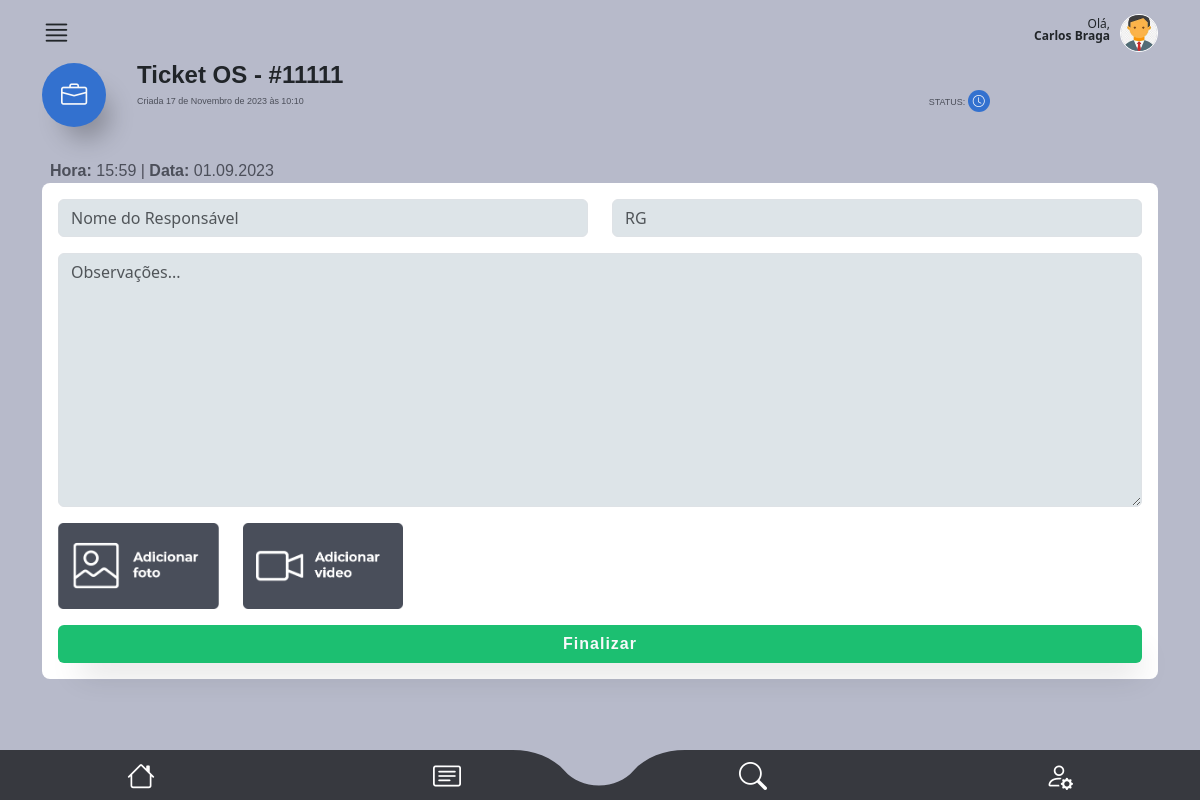
Page /main/finalizar_os/7 (signed in) on the committed database.
### authentication/models.py (models this page shows, shortened)
class CustomUser(AbstractUser):
    telefone = models.CharField(max_length=15, null=False)
    endereco = models.ForeignKey(
        Endereco, on_delete=models.CASCADE, null=True, default=None
    )
    foto = models.ImageField(upload_to="img/perfil_user/", null=True, blank=True)
    email = models.EmailField(unique=True)

### staff/models.py (models this page shows, shortened)
class OrdemDeServico(models.Model):
    ticket = models.CharField(max_length=200, unique=True)
    tecnico = models.ForeignKey(
        CustomUser, on_delete=models.CASCADE, related_name="ordens_técnico", null=True, default=None
    )
    staff = models.ForeignKey(
        CustomUser, on_delete=models.CASCADE, related_name="ordens_staff"
    )
    descricao = models.TextField(max_length=600)
    previsao_chegada = models.DateTimeField(editable=True)
    previsao_execucao = models.DateTimeField(editable=True)
    material = models.CharField(max_length=100, validators=[MinLengthValidator(3)])
    equipamento = models.CharField(max_length=100, validators=[MinLengthValidator(3)])
    data_criacao = models.DateTimeField(auto_now_add=True)
    cliente = models.ForeignKey(Cliente, on_delete=models.CASCADE)
    endereco = models.ForeignKey(Endereco, on_delete=models.CASCADE)
    contrato = models.CharField(max_length=700, null=True, blank=True)
    atividade = models.CharField(max_length=50, choices=ACTIVITY_CHOICES)
    status_tecnico = models.CharField(max_length=50, choices=TECNICAL_CHOICES)
    status = models.CharField(
        max_length=10, choices=STATUS_CHOICES, default="Aguardando"
    )
    atraso_em_minutos = models.CharField(max_length=50, choices=ATRASO_CHOICES)
    atraso_descricao = models.TextField(max_length=400)
    descricao_reagendamento = models.TextField(max_length=400)
    vezes_reagendada = models.IntegerField(default=0)

### main/views.py (the view, shortened to what this page needs)
# urls.py: path("finalizar_os/<int:ordem_id>", views.finalizar_os, name="finalizar_os"),
@is_tecnico_and_owner
def finalizar_os(request, ordem_id):
    try:
        if request.method == "GET":
            historico_form = HistoricoOsFinalizadaForm()
            user = request.user
            ordem = get_object_or_404(
                OrdemDeServico,
                id=ordem_id,
                status__in=["Atenção", "Urgente", "Aguardando", "Concluído"],
            )
            if ordem.status == "Concluído":
                return HttpResponse("Ordem de Serviço já finalizada")
            ordem.status_tecnico = "Finalizado"
            ordem.save()
            return render(
                request,
                "finalizar_os.html",
                {"ordem": ordem, "user": user, "historico_form": historico_form},
            )
        return HttpResponse("Método não permitido")
    except Exception as e:
        return render(request, "error.html", {"error_message": str(e)})

### staff/forms.py
class HistoricoOsFinalizadaForm(forms.ModelForm):
    class Meta:
        model = HistoricoOsFinalizada
        exclude = ["ordem_de_servico"]
    def __init__(self, *args, **kwargs):
        super(HistoricoOsFinalizadaForm, self).__init__(*args, **kwargs)
        for field_name, field in self.fields.items():
            if "class" in field.widget.attrs:
                field.widget.attrs["class"] += " form-control"
            else:
                field.widget.attrs["class"] = "form-control"
        self.fields["nome_responsavel"].widget.attrs[
            "placeholder"
        ] = "Nome do Responsável"
        self.fields["rg_responsavel"].widget.attrs["placeholder"] = "RG"
        self.fields["observacoes"].widget.attrs["placeholder"] = "Observações..."

### main/helpers.py (called while the page is built)
def is_tecnico_and_owner(view_func):
    @wraps(view_func)
    def _wrapped_view(request, ordem_id, *args, **kwargs):
        user = request.user
        try:
            ordem = OrdemDeServico.objects.get(id=ordem_id)
            if user.groups.filter(name="Técnico").exists() and ordem.tecnico == user:
                return view_func(request, ordem_id, *args, **kwargs)
        except OrdemDeServico.DoesNotExist:
            return HttpResponse("Os não existe")
        return HttpResponse(
            "Acesso não autorizado"
        )  # Ou redirecione para uma página de erro
    return _wrapped_view

### main/templates/finalizar_os.html (shortened to what this page needs)
{% extends "base2.html" %} {%load static%}
{% block rest %}
<section id="detalhes_oc_scr">
  <div class="container">
    <div id="oc_detalhes">
      <div class="oc_titulo mb-1 mb-md-3">
        <div class="row">
          <div class="col-3 col-md-1">
            <div class="icon bg01">
              <i class="bi bi-briefcase text-light"></i>
            </div>
          </div>
          <div class="col-9 col-md-10">
            <h4 class="font-bold">Ticket OS - #{{ordem.ticket}}</h4>
            <div class="row">
              <div class="col-8 col-md-10">
                <p class="font-medium color04">
                  Criada {{ordem.data_criacao}}
                </p>
              </div>
              <div class="col-4 col-md-2">
                <p class="font-medium color04">
                  STATUS:
                  <span class="icon_sm bg01"
                    ><i class="bi bi-clock text-light"></i
                  ></span>
                </p>
              </div>
            </div>
          </div>
        </div>
      </div>
      <div class="oc_ocorrencia">
        <label class="mt-3 ms-2 font-medium color04 fs-6"
          ><span class="font-bold">Hora:</span> 15:59 |
          <span class="font-bold">Data:</span> 01.09.2023</label
        >
        <div class="detalhes_ocorrencia">
          <form
            method="POST"
            id="form_finalizar_os"
            enctype="multipart/form-data"
            class="row"
            action="{% url 'finalizar_os' ordem.id %}"
          >
            <div class="col-6">
              {{historico_form.nome_responsavel}}
            </div>
            <div class="col-6">
              {{historico_form.rg_responsavel}}
            </div>
            <div class="col-12 mt-3">
              {{historico_form.observacoes}}
            </div>
            <div class="col-6 col-md-2 mt-3">
              <div class="btn_wrapper">
                <img
                  src="{% static 'assets/img/btn_add_picture.png' %}"
                  class="w-100"
                />
              </div>
            </div>
            <div class="col-6 col-md-2 mt-3">
              <div class="btn_wrapper">
                <img
                  src="{% static 'assets/img/btn_add_video.png' %}"
                  class="w-100"
                />
              </div>
            </div>
            <div class="col-12">
              <button
                type="submit"
                class="btn bg02 text-light w-100 box-shadow fs-6 font-bold mt-3"
              >
                Finalizar
              </button>
            </div>
          </form>
        </div>
      </div>
    </div>
  </div>
</section>
{% endblock %}

### main/templates/base2.html (shortened to what this page needs)
{%load static%}
<!DOCTYPE html>
<html lang="en" data-bs-theme="auto">
  <head>
    <link
      rel="stylesheet"
      href="https://cdn.jsdelivr.net/npm/@docsearch/css@3"
    />
    <link
      rel="stylesheet"
      href="https://cdn.jsdelivr.net/npm/bootstrap-icons@1.11.1/font/bootstrap-icons.css"
    />
    <link
      href="{% static 'assets/dist/css/bootstrap.min.css' %}"
      rel="stylesheet"
    />
    <link href="{% static 'assets/css/app_mamminfo.css' %}" rel="stylesheet" />
  </head>
  <body>
    <main class="bg03">
      <header>
        <div class="container">
          <div id="super_menu">
            <div class="row">
              <div class="col-3 text-start">
                <i class="bi bi-justify i_main"></i>
              </div>
              <div class="col-9 text-end">
                <p class="mt-2">
                  Olá,<br />
                  <strong>{{ user.first_name }} {{ user.last_name }}</strong>
                </p>
                <div class="photo_user mt-1">
                  {% if request.user.foto %}
                  <img src="{{ request.user.foto.url }}" alt="User Photo" />
                  {% else %}
                  <img
                    src="https://cdn-icons-png.flaticon.com/512/3106/3106807.png?auto=format&fit=crop&q=80&w=1760&ixlib=rb-4.0.3&ixid=M3wxMjA3fDB8MHxwaG90by1wYWdlfHx8fGVufDB8fHx8fA%3D%3D"
                    alt=""
                  />
                  {% endif %}
                </div>
              </div>
            </div>
          </div>
        </div>
      </header>
      {% block rest %}{% endblock %}
    </main>
    <footer>
      <ul class="row">
        <li class="col-3 mt-1">
          <a href="{% url 'dashboard' %}"><i class="bi bi-house"></i></a>
        </li>
        <li class="col-3 p-0 mt-1 text-start text-md-center">
          <a href="{% url 'minhas_os' %}" class="text-start text-md-center"
            ><i class="bi bi-card-text"></i
          ></a>
        </li>
        <li class="col-3 p-0 mt-1 text-end text-md-center">
          <a href="{% url 'tela_busca' %}" class="text-end text-md-center"
            ><i class="bi bi-search"></i
          ></a>
        </li>
        <li class="col-3 mt-1">
          <a href="{% url 'tela_user' %}"><i class="bi bi-person-gear"></i></a>
        </li>
      </ul>
    </footer>
  </body>
</html>

### main/templates/static/assets/css/app_mamminfo.css (style rules this page uses)
html { font-family: 'Noto', sans-serif;background: #ced0dc; }
.font-medium { font-family: 'NotoMedium', sans-serif;font-weight: 400; }
.font-bold { font-family: 'NotoBold', sans-serif;font-weight: 600; }
.bg01 { background: #3371cf; }
.bg02 { background: #1cbf71; }
.bg03 { background: #b7baca; }
.color04 { color: #4c4f5a; }
section { height: auto;min-height: 90vh;max-width: 100vw;width: 100%; }
.box-shadow { box-shadow: 10px 20px 32px -12px rgba(0,0,0,.2); }
.btn { letter-spacing: 1px; }
#super_menu { padding: 10px 0;position: relative; }
#super_menu p { font-size: .75rem;line-height: 100%;display: inline-block;margin: 0 10px 0 0; }
#super_menu .i_main { font-size: 1.8rem; }
#super_menu .photo_user { float: right;display: inline-block; }
#super_menu .photo_user img { width: 38px;height: 38px;display: block;border-radius: 38px;object-fit: cover;transform-origin: 50% 50%;border: 1px solid #fff; }
footer { position: fixed;z-index: 5; width: 100%;bottom: 0;background: url(../img/footer.svg) 50% 50% / cover;height: 50px; }
footer ul { padding: 0;margin: 0;text-align: center; }
footer ul li { list-style: none;display: inline-block; }
footer li a { color: #fff;font-size: 1.75rem;width: 100%;text-align: center;display: block; }
#oc_detalhes .oc_titulo .icon { width: 64px;height: 64px;border-radius: 64px;display: inline-block;text-align: center;line-height: 64px;box-shadow: 12px 20px 24px -8px rgba(0,0,0,.25); }
#oc_detalhes .oc_titulo .icon i { font-size: 1.64rem; }
#oc_detalhes .oc_titulo h4 { line-height: 100%; }
#oc_detalhes .oc_titulo p { font-size: .56rem;margin: 0; }
#oc_detalhes .oc_titulo .icon_sm { width: 22px;height: 22px;border-radius: 22px;display: inline-block;text-align: center;line-height: 22px;margin-top: -5px; }
#oc_detalhes .oc_titulo .icon_sm i { font-size: .75rem; }
#oc_detalhes { padding-bottom: 50px; }
#oc_detalhes .oc_ocorrencia label { font-size: .78rem; }
#oc_detalhes .oc_ocorrencia .detalhes_ocorrencia { background: #fff;border-radius: 8px;padding: 16px;margin-bottom: 75px; }
#oc_detalhes .oc_ocorrencia .detalhes_ocorrencia form .form-control { background: #dde4e8; }
#oc_detalhes .oc_ocorrencia .detalhes_ocorrencia form textarea { min-height: 100px; }
#oc_detalhes .oc_ocorrencia .detalhes_ocorrencia .btn_wrapper { position: relative; }

### rows in the picture
CustomUser: first_name "Carlos", last_name "Braga", user.foto (picture)
OrdemDeServico: ticket "11111", data_criacao "17 de Novembro de 2023 às 10:10"
